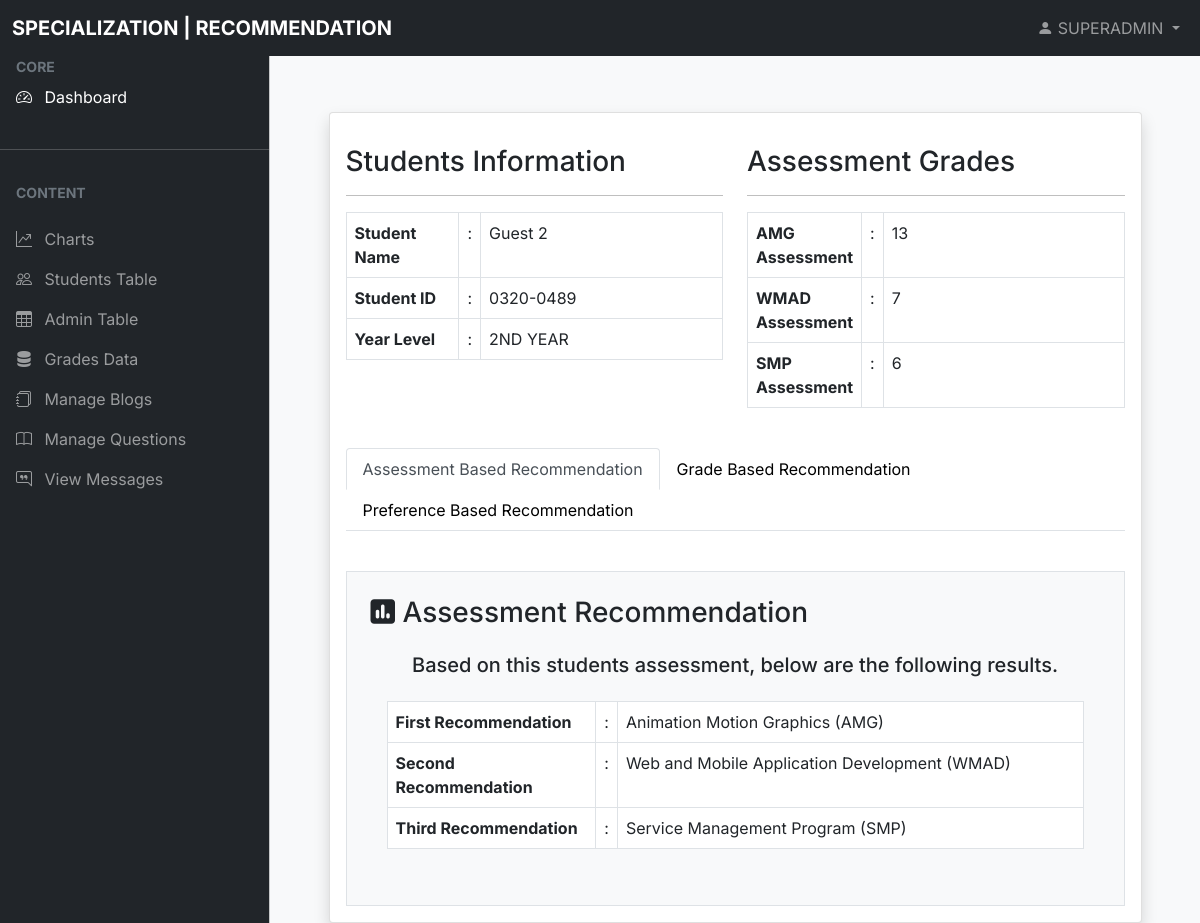
Screenshot of /admin/admin-view-user.php?id=10021 (signed in) with the database file from the repository.
### tables this page shows
CREATE TABLE `admin_acc` (
  `admin_id` int(11) NOT NULL,
  `name` varchar(255) NOT NULL,
  `admin_username` varchar(255) NOT NULL,
  `password` varchar(255) NOT NULL,
  `user_type` varchar(255) NOT NULL
);

CREATE TABLE `students_acc` (
  `userid` int(11) NOT NULL,
  `school_id` varchar(11) NOT NULL,
  `fullname` varchar(255) NOT NULL,
  `year_lvl` varchar(255) NOT NULL,
  `password` varchar(255) NOT NULL,
  `dp_img` varchar(100) DEFAULT NULL,
  `wmad_score` int(11) DEFAULT NULL,
  `amg_score` int(11) DEFAULT NULL,
  `smp_score` int(11) DEFAULT NULL,
  `specialization` varchar(255) DEFAULT NULL,
  `itec102` float DEFAULT NULL,
  `itec103` float DEFAULT NULL,
  `itec205` float DEFAULT NULL,
  `itel201` float DEFAULT NULL,
  `itec204` float DEFAULT NULL,
  `itep204` float DEFAULT NULL,
  `gec106` float DEFAULT NULL,
  `itep205` float DEFAULT NULL,
  `itel203` float DEFAULT NULL,
  `gec108` float DEFAULT NULL,
  `itep203` float DEFAULT NULL,
  `itep207` float DEFAULT NULL,
  `grade_based` varchar(255) DEFAULT NULL,
  `preference_based` varchar(255) DEFAULT NULL,
  `pref_based_desc` text DEFAULT NULL,
  `student_choice` varchar(255) DEFAULT NULL
);

### admin/admin-view-user.php (the view, shortened to what this page needs)
<?php
$session_id = $_SESSION['id'];
@include "config.php";
$admin_query = mysqli_query($conn, "SELECT * FROM `admin_acc` WHERE admin_acc.admin_id = $session_id");
$fetch = mysqli_fetch_assoc($admin_query);
if (isset($_REQUEST['id'])) {
  $id = $_REQUEST['id'];
  $sql = "SELECT * FROM `students_acc` WHERE students_acc.userid = $id";
  $query = mysqli_query($conn, $sql);
  $row = mysqli_fetch_assoc($query);
  $school_id = $row['school_id'];
  $fullname = $row['fullname'];
  $year_lvl = $row['year_lvl'];
  $wmad = $row['wmad_score'];
  $amg = $row['amg_score'];
  $smp = $row['smp_score'];
}
?>
<!DOCTYPE html>
<html lang="en">
<head>
  <link rel="stylesheet" href="css/bootstrap.min.css" />
  <link rel="stylesheet" href="https://cdn.jsdelivr.net/npm/bootstrap-icons@1.4.1/font/bootstrap-icons.css" />
  <link rel="stylesheet" href="css/dataTables.bootstrap5.min.css" />
  <link rel="stylesheet" href="css/style2.css" />
</head>
<body class="bg-light">
  <?php include "navigation.php"; ?>
  <main class="mt-5 pt-3">
    <div class="container-fluid mt-5" style="width: 90%;">
      <div class="card bg-white p-3 shadow">
        <div class="row">
          <div class="col-md-6">
            <h3 class="my-3">Students Information</h3>
            <hr>
            <table class="table table-bordered">
              <tr>
                <th width="30%" class="fs-6">Student Name</th>
                <td width="2%">:</td>
                <td class="fs-6"><?php echo $fullname; ?></td>
              </tr>
              <tr>
                <th width="30%" class="fs-6">Student ID</th>
                <td width="2%">:</td>
                <td class="fs-6"><?php echo $school_id; ?></td>
              </tr>
              <tr>
                <th width="30%" class="fs-6">Year Level</th>
                <td width="2%">:</td>
                <td class="fs-6"><?php echo $year_lvl; ?></td>
              </tr>
            </table>
          </div>
          <div class="col-md-6">
            <h3 class="my-3">Assessment Grades</h3>
            <hr>
            <table class="table table-bordered">
              <tr>
                <th width="30%" class="fs-6">AMG Assessment</th>
                <td width="2%">:</td>
                <td class="fs-6"><?php echo isset($amg) ? $amg : 'N/A'; ?></td>
              </tr>
              <tr>
                <th width="30%" class="fs-6">WMAD Assessment</th>
                <td width="2%">:</td>
                <td class="fs-6"><?php echo isset($wmad) ? $wmad : 'N/A'; ?></td>
              </tr>
              <tr>
                <th width="30%" class="fs-6">SMP Assessment</th>
                <td width="2%">:</td>
                <td class="fs-6"><?php echo isset($smp) ? $smp : 'N/A'; ?></td>
              </tr>
            </table>
          </div>
        </div>
        <nav class="my-4">
          <div class="nav nav-tabs mb-3" id="nav-tab" role="tablist">
            <button class="nav-link active" id="nav-home-tab" data-bs-toggle="tab" data-bs-target="#nav-home" type="button" role="tab" aria-controls="nav-home" aria-selected="true">Assessment Based Recommendation</button>
            <button class="nav-link" id="nav-profile-tab" data-bs-toggle="tab" data-bs-target="#nav-profile" type="button" role="tab" aria-controls="nav-profile" aria-selected="false">Grade Based Recommendation</button>
            <button class="nav-link" id="nav-contact-tab" data-bs-toggle="tab" data-bs-target="#nav-contact" type="button" role="tab" aria-controls="nav-contact" aria-selected="false">Preference Based Recommendation</button>
          </div>
        </nav>
        <div class="tab-content p-4 border bg-light" id="nav-tabContent">
          <div class="tab-pane fade active show" id="nav-home" role="tabpanel" aria-labelledby="nav-home-tab">
            <div class="">
              <div class="bg-transparent">
                <h3 class="mb-0"><i class="fa-solid fa-square-poll-vertical"></i></i> Assessment Recommendation</h3>
              </div>
              <div class="card-body pt-0">
                <?php
                if ($wmad == NULL && $amg == NULL && $smp == NULL) {
                  echo "<h2 class='text-center mt-5 mb-5'>This student have not yet taken the Grade Based Recommendation.</h2>";
                } else {
                  echo "<h3 class='text-center fs-5 pt-4'>Based on this students assessment, below are the following results.</h3>";
                  if ($wmad > $smp && $wmad > $amg) {
                    if ($smp == $amg) {
                      echo '
                      <div class="table-responsive">
                          <table class="table table-bordered bg-white my-3">
                              <tr>
                                  <th width="30%" class="fs-6">First Recommendation</th>
                                  <td width="2%">:</td>
                                  <td class="fs-6">Web and Mobile Application Development (WMAD)</td>
                              </tr>
                              <tr>
                                  <th width="30%" class="fs-6">Second Recommendation</th>
                                  <td width="2%">:</td>
                                  <td class="fs-6">Animation Motion Graphics (AMG) or Service Management Program (SMP)</td>
                              </tr>
                          </table>
                      </div>
                      ';
                      mysqli_query($conn, "UPDATE `students_acc` SET specialization='WMAD' WHERE students_acc.userid='$session_id'")
                        or die('Query Failed');
                    } else if ($amg > $smp) {
                      echo '
                      <div class="table-responsive">
                          <table class="table table-bordered bg-white my-3">
                              <tr>
                                  <th width="30%" class="fs-6">First Recommendation</th>
                                  <td width="2%">:</td>
                                  <td class="fs-6">Web and Mobile Application Development (WMAD)</td>
                              </tr>
                              <tr>
                                  <th width="30%" class="fs-6">Second Recommendation</th>
                                  <td width="2%">:</td>
                                  <td class="fs-6">Animation Motion Graphics (AMG)</td>
                              </tr>
                              <tr>
                                  <th width="30%" class="fs-6">Third Recommendation</th>
                                  <td width="2%">:</td>
                                  <td class="fs-6">Service Management Program (SMP)</td>
                              </tr>
                          </table>
                      </div>
                      ';
                      mysqli_query($conn, "UPDATE `students_acc` SET specialization='WMAD' WHERE students_acc.userid='$session_id'")
                        or die('Query Failed');
                    } else {
                      echo '
                      <div class="table-responsive">
                          <table class="table table-bordered bg-white my-3">
                              <tr>
                                  <th width="30%" class="fs-6">First Recommendation</th>
                                  <td width="2%">:</td>
                                  <td class="fs-6">Web and Mobile Application Development (WMAD)</td>
                              </tr>
                              <tr>
                                  <th width="30%" class="fs-6">Second Recommendation</th>
                                  <td width="2%">:</td>
                                  <td class="fs-6">Service Management Program (SMP)</td>
                              </tr>
                              <tr>
                                  <th width="30%" class="fs-6">Third Recommendation</th>
                                  <td width="2%">:</td>
                                  <td class="fs-6">Animation Motion Graphics (AMG)</td>
                              </tr>
                          </table>
                      </div>
                      ';
                      mysqli_query($conn, "UPDATE `students_acc` SET specialization='WMAD' WHERE students_acc.userid='$session_id'")
                        or die('Query Failed');
                    }
                  } elseif ($amg > $smp && $amg > $wmad) {
                    if ($smp > $wmad) {
                      echo '
                    <div class="table-responsive">
                        <table class="table table-bordered bg-white my-3">
                            <tr>
                                <th width="30%" class="fs-6">First Recommendation</th>
                                <td width="2%">:</td>
                                <td class="fs-6">Animation Motion Graphics (AMG)</td>
                            </tr>
                            <tr>
                                <th width="30%" class="fs-6">Second Recommendation</th>
                                <td width="2%">:</td>
                                <td class="fs-6">Service Management Program (SMP)</td>
                            </tr>
                            <tr>
                                <th width="30%" class="fs-6">Third Recommendation</th>
                                <td width="2%">:</td>
                                <td class="fs-6">Web and Mobile Application Development (WMAD)</td>
                            </tr>
                        </table>
                    </div>
                    ';
                      mysqli_query($conn, "UPDATE `students_acc` SET specialization='AMG' WHERE students_acc.userid='$session_id'") or die('Query Failed');
                    } else {
                      echo '
                    <div class="table-responsive">
                        <table class="table table-bordered bg-white my-3">
                            <tr>
                                <th width="30%" class="fs-6">First Recommendation</th>
                                <td width="2%">:</td>
                                <td class="fs-6">Animation Motion Graphics (AMG)</td>
                            </tr>
                            <tr>
                                <th width="30%" class="fs-6">Second Recommendation</th>
                                <td width="2%">:</td>
                                <td class="fs-6">Web and Mobile Application Development (WMAD)</td>
                            </tr>
                            <tr>
                                <th width="30%" class="fs-6">Third Recommendation</th>
                                <td width="2%">:</td>
                                <td class="fs-6">Service Management Program (SMP)</td>
                            </tr>
                        </table>
                     </div>
                    ';
                    }
                  }
                }
                ?>
              </div>
            </div>
          </div>
        </div>
      </div>
    </div>
  </main>
</body>
</html>

### admin/navigation.php (shortened to what this page needs)
<nav class="navbar navbar-expand-lg navbar-dark bg-dark fixed-top">
  <div class="container-fluid">
    <a class="navbar-brand me-auto ms-lg-0 ms-3 text-uppercase fw-bold logo-name" href="#">Specialization | Recommendation</a>
  </div>
</nav>
<nav class="navbar navbar-expand-lg navbar-dark bg-dark fixed-top">
  <div class="container-fluid">
    <a class="navbar-brand me-auto ms-lg-0 ms-3 text-uppercase fw-bold logo-name" href="#">Specialization | Recommendation</a>
    <div class="collapse navbar-collapse" id="topNavBar">
      <ul class="navbar-nav">
        <li class="nav-item dropdown">
          <a class="nav-link dropdown-toggle ms-2" href="#" role="button" data-bs-toggle="dropdown" aria-expanded="false">
            <i class="bi bi-person-fill"> <span style="font-style: normal; text-transform: uppercase;"><?php echo $fetch['admin_username']; ?></span></i>
          </a>
        </li>
      </ul>
    </div>
  </div>
</nav>
<div class="offcanvas offcanvas-start sidebar-nav bg-dark" tabindex="-1" id="sidebar">
  <div class="offcanvas-body p-0">
    <nav class="navbar-dark">
      <ul class="navbar-nav">
        <li>
          <div class="text-muted small fw-bold text-uppercase px-3">
            CORE
          </div>
        </li>
        <li>
          <a href="admin-dashboard.php" class="nav-link px-3 active">
            <span class="me-2"><i class="bi bi-speedometer2"></i></span>
            <span>Dashboard</span>
          </a>
        </li>
        <li class="my-4">
          <hr class="dropdown-divider bg-light" />
        </li>
        <li>
          <div class="text-muted small fw-bold text-uppercase px-3 mb-3">
            Content
          </div>
        </li>
        <li>
          <a href="admin-dashboard.php#charts" class="nav-link px-3">
            <span class="me-2"><i class="bi bi-graph-up"></i></span>
            <span>Charts</span>
          </a>
        </li>
        <li>
          <a href="admin-user-tables.php" class="nav-link px-3">
            <span class="me-2"><i class="bi bi-people"></i></span>
            <span>Students Table</span>
          </a>
        </li>
        <?php if ($fetch['user_type'] == 'superadmin') { ?>
          <li>
            <a href="admin-view-admin.php" class="nav-link px-3">
              <span class="me-2"><i class="bi bi-table"></i></span>
              <span>Admin Table</span>
            </a>
          </li>
        <?php } ?>
        <li>
          <a href="admin-grades-data.php" class="nav-link px-3">
            <span class="me-2"><i class="bi bi-server"></i></span>
            <span>Grades Data</span>
          </a>
        </li>
        <li>
          <a href="admin-manage-blogs.php" class="nav-link px-3">
            <span class="me-2"><i class="bi bi-journals"></i></span>
            <span>Manage Blogs</span>
          </a>
        </li>
        <li>
          <a href="admin-manage-questions.php" class="nav-link px-3">
            <span class="me-2"><i class="bi bi-book"></i></span>
            <span>Manage Questions</span>
          </a>
        </li>
        <li>
          <a href="admin-view-messages.php" class="nav-link px-3">
            <span class="me-2"><i class="bi bi-chat-right-quote"></i></span>
            <span>View Messages</span>
          </a>
        </li>
      </ul>
    </nav>
  </div>
</div>

### admin/css/style2.css (style rules this page uses)
body, button { font-family: "Inter", sans-serif; }
:root { --offcanvas-width: 270px; --topNavbarHeight: 56px; }
.sidebar-nav { width: var(--offcanvas-width); }
hr { color: black; }
@media (min-width: 992px) { body { overflow: auto !important; } }
@media (min-width: 992px) { main { margin-left: var(--offcanvas-width); } }
@media (min-width: 992px) { .sidebar-nav { -webkit-transform: none; transform: none; visibility: visible !important; height: calc(100% - var(--topNavbarHeight)); top: var(--topNavbarHeight); } }

### rows the page displays
admin_acc: admin_username "SUPERADMIN"
students_acc: fullname "Guest 2", school "0320-0489", year_lvl "2ND YEAR", amg_score "13", wmad_score "7", smp_score "6"
